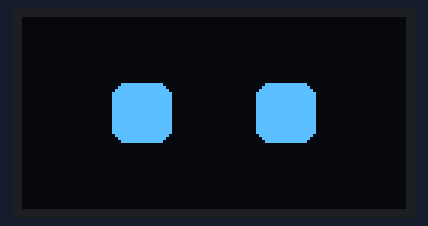
A sketch run on a simulated Arduino Uno, built with avr-gcc and run on an emulated ATmega328P. Shown: 128×64 one-colour display.

Above: at 0.1 s.
At 1.2 s:
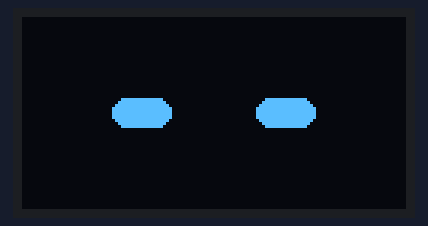
At 2.2 s:
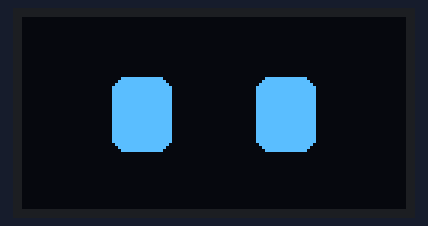

The sketch:

oledeyes.ino
```cpp
#include <Wire.h>
#include <Adafruit_GFX.h>
#include <Adafruit_SSD1306.h>

#define SCREEN_WIDTH 128
#define SCREEN_HEIGHT 64
#define OLED_RESET -1
Adafruit_SSD1306 display(SCREEN_WIDTH, SCREEN_HEIGHT, &Wire, OLED_RESET);

// Kích thước mắt
int eyeWidth = 20;
int eyeHeight = 20;

// Tọa độ mắt
int leftEyeX = 30;
int rightEyeX = 78;
int eyeY = 22;

void setup() {
  Serial.begin(115200);

  if (!display.begin(SSD1306_SWITCHCAPVCC, 0x3C)) {
    Serial.println(F("SSD1306 không khởi động được!"));
    while (true);
  }

  display.clearDisplay();
  display.display();
}

void loop() {
  display.clearDisplay();

  // Màu mặt cười: Mình fillRect 2 hình vuông bo góc
  display.fillRoundRect(leftEyeX, eyeY, eyeWidth, eyeHeight, 5, SSD1306_WHITE);
  display.fillRoundRect(rightEyeX, eyeY, eyeWidth, eyeHeight, 5, SSD1306_WHITE);

  display.display();

  delay(1000); // giữ nguyên 1 giây

  // Biểu cảm khác: Ví dụ "buồn" - mắt thu nhỏ lại
  display.clearDisplay();
  display.fillRoundRect(leftEyeX, eyeY + 5, eyeWidth, eyeHeight / 2, 5, SSD1306_WHITE);
  display.fillRoundRect(rightEyeX, eyeY + 5, eyeWidth, eyeHeight / 2, 5, SSD1306_WHITE);

  display.display();

  delay(1000); // giữ nguyên 1 giây

  // Biểu cảm khác: Ví dụ "hạnh phúc" - mắt mở to
  display.clearDisplay();
  display.fillRoundRect(leftEyeX, eyeY - 2, eyeWidth, eyeHeight + 5, 5, SSD1306_WHITE);
  display.fillRoundRect(rightEyeX, eyeY - 2, eyeWidth, eyeHeight + 5, 5, SSD1306_WHITE);

  display.display();

  delay(1000); // giữ nguyên 1 giây
}
```

Measured:
- by itself, everything shown: repeats every 3.1 s, in 3 steps
- what the display in image 0 shows lasts 1.0 s, from 0.1 s to 1.1 s
